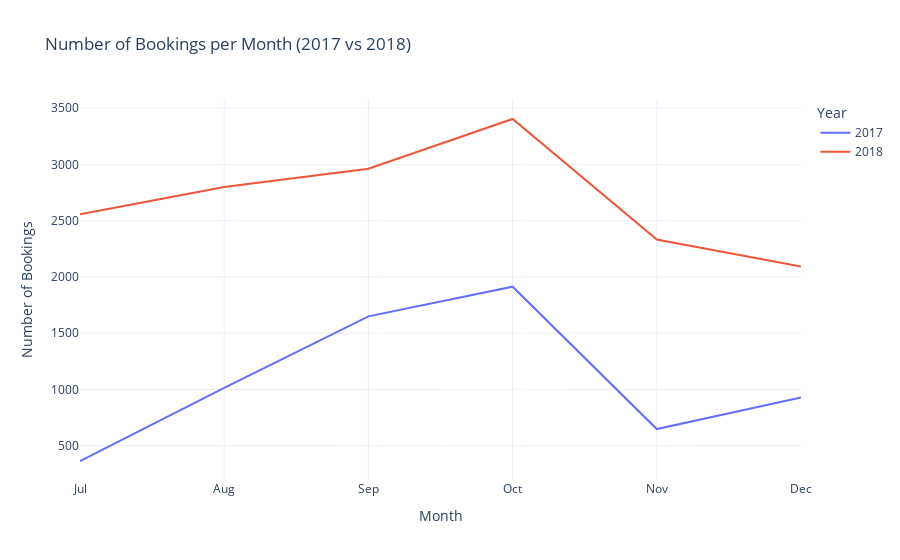

Notebook source saved alongside this figure:
### Code cell
import plotly.graph_objects as go
fig = go.Figure()
fig.add_trace(go.Scatter(
    x=df8["arrival_month"], 
    y=df8["Booking_ID"], 
    mode="lines",  
    name="2017"
))

fig.add_trace(go.Scatter(
    x=df9["arrival_month"], 
    y=df9["Booking_ID"], 
    mode="lines", 
    name="2018"
))

fig.update_layout(
    title="Number of Bookings per Month (2017 vs 2018)",
    xaxis_title="Month",
    yaxis_title="Number of Bookings",
    legend_title="Year",
    xaxis=dict(tickmode="array", tickvals=list(range(1, 13)), ticktext=[
        "Jan", "Feb", "Mar", "Apr", "May", "Jun", "Jul", "Aug", "Sep", "Oct", "Nov", "Dec"
    ]),
    template="plotly_white" 
)
fig.show()

### Figure 1 — Plotly figure (JSON) as saved in the notebook; plotly's stock layout.template omitted (floating-point values rounded to 4 significant figures)
{"data": [{"mode": "lines", "name": "2017", "type": "scatter", "x": [7, 8, 9, 10, 11, 12], "y": [363, 1014, 1649, 1913, 647, 928]}, {"mode": "lines", "name": "2018", "type": "scatter", "x": [7, 8, 9, 10, 11, 12], "y": [2557, 2799, 2962, 3404, 2333, 2093]}], "layout": {"legend": {"title": {"text": "Year"}}, "title": {"text": "Number of Bookings per Month (2017 vs 2018)"}, "xaxis": {"tickmode": "array", "ticktext": ["Jan", "Feb", "Mar", "Apr", "May", "Jun", "Jul", "Aug", "Sep", "Oct", "Nov", "Dec"], "tickvals": [1, 2, 3, 4, 5, 6, 7, 8, 9, 10, 11, 12], "title": {"text": "Month"}}, "yaxis": {"title": {"text": "Number of Bookings"}}}}
